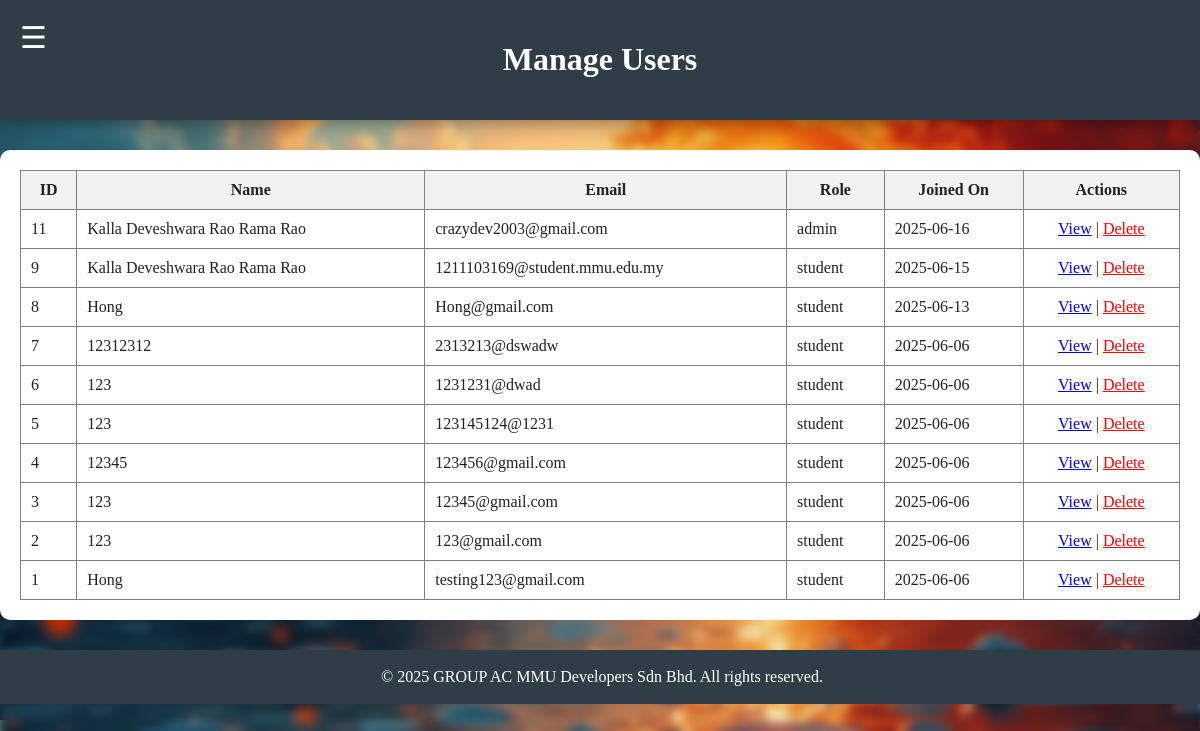
/admin/manageusers.php (signed in), run on an earlier commit of the app's database.
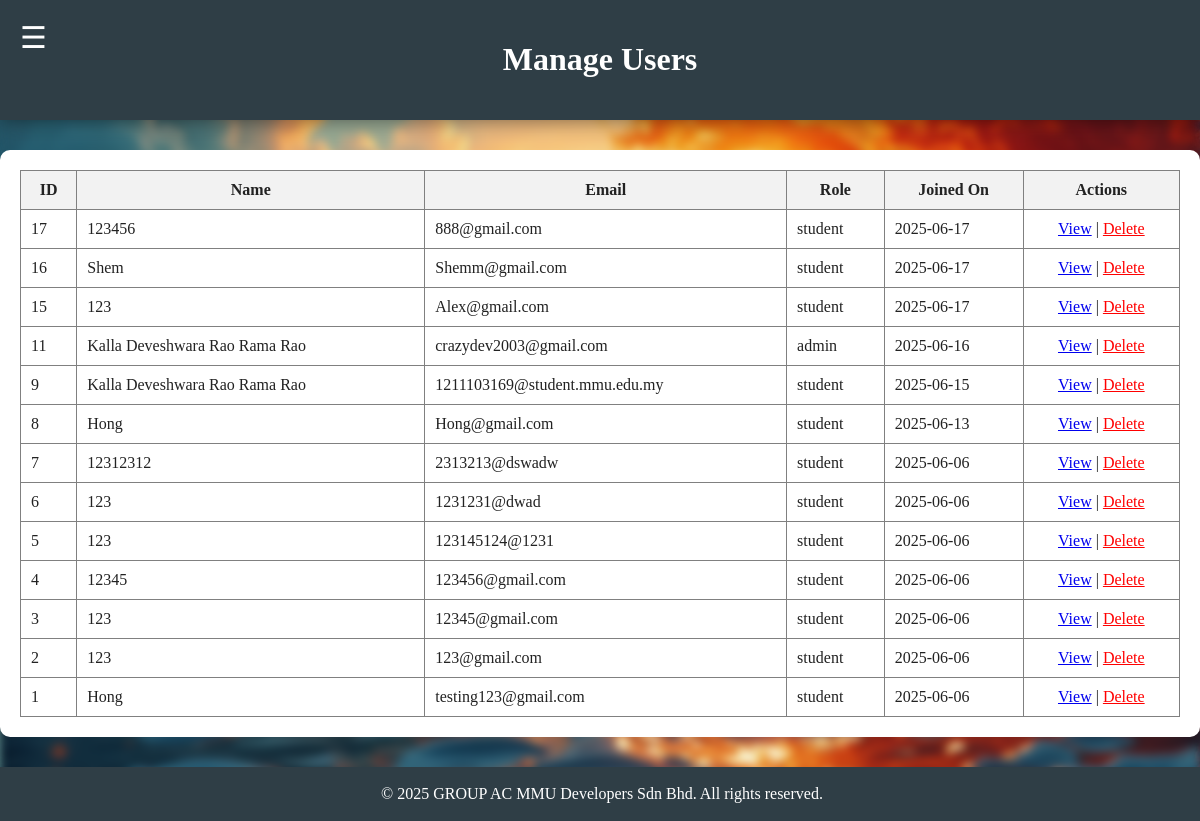
And on a later commit of the database.
### tables this page shows
CREATE TABLE `users` (
  `user_id` int(11) NOT NULL,
  `name` varchar(100) DEFAULT NULL,
  `email` varchar(100) DEFAULT NULL,
  `password` varchar(255) DEFAULT NULL,
  `role` enum('student','admin') DEFAULT 'student',
  `created_at` timestamp NOT NULL DEFAULT current_timestamp(),
  `student_id` varchar(50) DEFAULT NULL,
  `faculty` varchar(100) DEFAULT NULL,
  `date_of_birth` date DEFAULT NULL,
  `about_me` text DEFAULT NULL,
  `profile_picture` varchar(255) DEFAULT 'default_avatar.png'
);

### admin/manageusers.php (the view, shortened to what this page needs)
<?php
require '../connection.php';
require '../header.php';
$users_result = $conn->query("SELECT user_id, name, email, role, created_at FROM users ORDER BY created_at DESC");
?>
<body>
    <?php require '../navbar.php'; ?>
    <div id="main-content">
        <div class="title-container">
            <h1>Manage Users</h1>
        </div>
        <div class="table-container" style="max-width: 1200px; margin: 30px auto; background-color: #fff; padding: 20px; border-radius: 10px;">
            <table border="1" style="width: 100%; border-collapse: collapse;">
                <thead>
                    <tr style="background-color: #f2f2f2;">
                        <th style="padding: 10px;">ID</th>
                        <th style="padding: 10px;">Name</th>
                        <th style="padding: 10px;">Email</th>
                        <th style="padding: 10px;">Role</th>
                        <th style="padding: 10px;">Joined On</th>
                        <th style="padding: 10px;">Actions</th>
                    </tr>
                </thead>
                <tbody>
                    <?php while ($user = $users_result->fetch_assoc()): ?>
                        <tr>
                            <td style="padding: 10px;"><?php echo $user['user_id']; ?></td>
                            <td style="padding: 10px;"><?php echo htmlspecialchars($user['name']); ?></td>
                            <td style="padding: 10px;"><?php echo htmlspecialchars($user['email']); ?></td>
                            <td style="padding: 10px;"><?php echo htmlspecialchars($user['role']); ?></td>
                            <td style="padding: 10px;"><?php echo date('Y-m-d', strtotime($user['created_at'])); ?></td>
                            <td style="padding: 10px; text-align: center;">
                                <a href="../userDashboard.php?id=<?php echo $user['user_id']; ?>" target="_blank">View</a>
                                <?php if ($user['user_id'] !== $_SESSION['user_id']):  ?>
                                    | <a href="?action=delete&id=<?php echo $user['user_id']; ?>" onclick="return confirm('Are you sure you want to delete this user? This is irreversible.');" style="color: red;">Delete</a>
                                <?php endif; ?>
                            </td>
                        </tr>
                    <?php endwhile; ?>
                </tbody>
            </table>
        </div>
    </div>
    <?php require '../footer.php'; ?>
</body>
</html>

### header.php (shortened to what this page needs)
<!DOCTYPE html>
<html lang="en">
<head>
    <link rel="stylesheet" type="text/css" href="css/style.css">
</head>

### navbar.php (shortened to what this page needs)
<span id="openBtn"><a href="#" onclick="openNavBar()">☰</a></span>

### footer.php
<footer>
    <div class="footer-container">
        <div class="footer-content">
            <p>&copy; <?php echo date('Y') ?> GROUP AC MMU Developers Sdn Bhd. All rights reserved.</p>
        </div>
    </div>
</footer>

### css/style.css (style rules this page uses)
:root { --color-bg: #CAD2C5; --color-surface: #84A98C; --color-primary: #52796F; --color-text: #354F52; --color-title: #2F3E46; }
body { background-image: url("../css/background/background_image_2.png"); background-color: var(--color-bg); color: #222; margin: 0; padding: 0; }
body::before { content: ""; position: fixed; background-image: url("../css/background/background_image_2.png"); background-size: cover; top: 0; left: 0; height: 100vh; width: 100vw; z-index: -1; filter: blur(5px); }
.title-container { background-color: var(--color-title); font-family: "Copperplate Gothic", "Copperplate", fantasy; color: white; padding: 20px; text-align: center; box-shadow: 0 0px 20px rgba(0, 0, 0, 0.5); }
#openBtn { font-size: 30px; position: absolute; top: 20px; left: 20px; }
#openBtn a { color: white; text-decoration: none; }
footer { background-color: var(--color-title); color: white; padding: 2px; text-align: center; position: static; bottom: 10px; width: 100%; }

What changed in the data, as far as the page shows it:
added users: user_id "17", name "123456", email "888@gmail.com", role "student", created_at "2025-06-17"
added users: user_id "16", name "Shem", email "Shemm@gmail.com", role "student", created_at "2025-06-17"
added users: user_id "15", name "123", email "Alex@gmail.com", role "student", created_at "2025-06-17"
